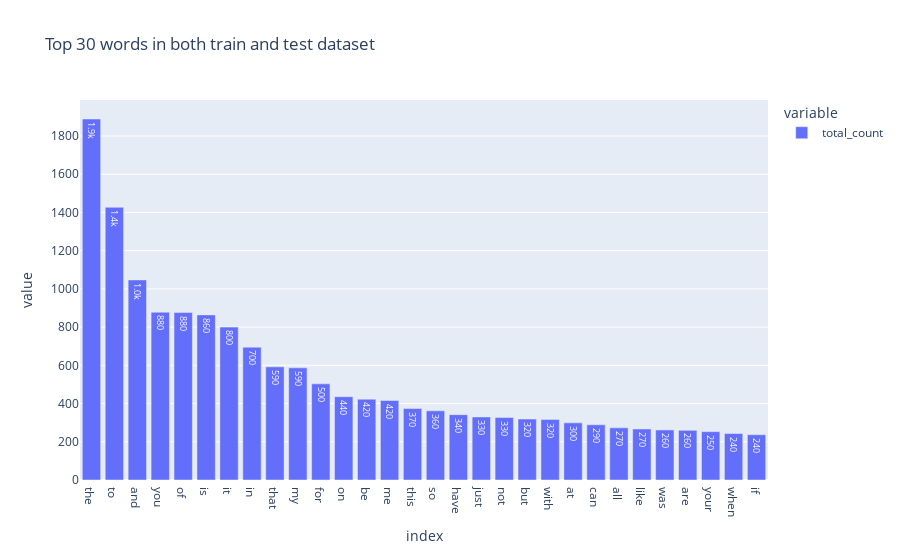

The notebook cell saved with this chart:
### Code cell
both_df = pd.concat([train_df, test_df])
X_counts = count_vect.fit_transform(both_df.text)

freq_df = pd.DataFrame(X_counts.toarray())
freq_df.columns = count_vect.get_feature_names_out()
plot_df = freq_df.T                                              
plot_df['total_count'] = plot_df.sum(axis=1)
plot_df = plot_df.sort_values(by='total_count', ascending=False) 
plot_sr = plot_df['total_count']                                
fig = px.bar(plot_sr[:30], text_auto='.2s', title='Top 30 words in both train and test dataset')
fig.show()

### Figure 1 — Plotly figure (JSON) as saved in the notebook; plotly's stock layout.template omitted (floating-point values rounded to 4 significant figures)
{"data": [{"alignmentgroup": "True", "hovertemplate": "variable=total_count<br>index=%{x}<br>value=%{y}<extra></extra>", "legendgroup": "total_count", "marker": {"color": "#636efa", "pattern": {"shape": ""}}, "name": "total_count", "offsetgroup": "total_count", "orientation": "v", "showlegend": true, "textposition": "auto", "texttemplate": "%{y:.2s}", "type": "bar", "x": ["the", "to", "and", "you", "of", "is", "it", "in", "that", "my", "for", "on", "be", "me", "this", "so", "have", "just", "not", "but", "with", "at", "can", "all", "like", "was", "are", "your", "when", "if"], "xaxis": "x", "y": [1889, 1427, 1047, 878, 876, 864, 800, 695, 592, 587, 503, 436, 423, 416, 374, 362, 342, 330, 327, 319, 317, 299, 289, 273, 267, 262, 260, 253, 243, 237], "yaxis": "y"}], "layout": {"barmode": "relative", "legend": {"title": {"text": "variable"}, "tracegroupgap": 0}, "title": {"text": "Top 30 words in both train and test dataset"}, "xaxis": {"anchor": "y", "domain": [0, 1], "title": {"text": "index"}}, "yaxis": {"anchor": "x", "domain": [0, 1], "title": {"text": "value"}}}}
